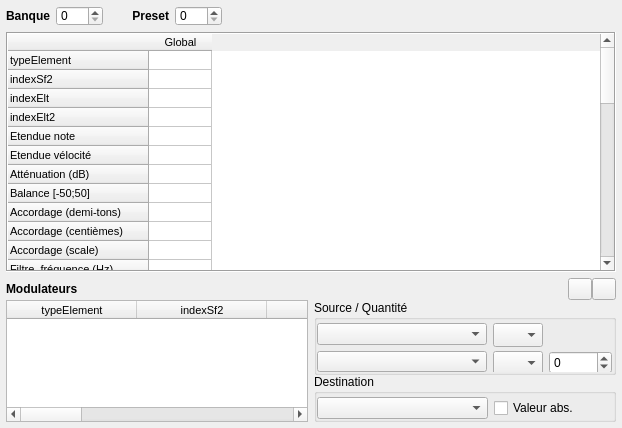
<?xml version="1.0" encoding="UTF-8"?>
<ui version="4.0">
 <class>Page_Prst</class>
 <widget class="QWidget" name="Page_Prst">
  <property name="geometry">
   <rect>
    <x>0</x>
    <y>0</y>
    <width>622</width>
    <height>428</height>
   </rect>
  </property>
  <property name="windowTitle">
   <string>Form</string>
  </property>
  <layout class="QVBoxLayout" name="verticalLayout">
   <property name="spacing">
    <number>0</number>
   </property>
   <property name="margin">
    <number>6</number>
   </property>
   <item>
    <layout class="QHBoxLayout" name="horizontalLayout">
     <property name="spacing">
      <number>6</number>
     </property>
     <property name="topMargin">
      <number>0</number>
     </property>
     <property name="bottomMargin">
      <number>6</number>
     </property>
     <item>
      <widget class="QLabel" name="label_2">
       <property name="minimumSize">
        <size>
         <width>0</width>
         <height>20</height>
        </size>
       </property>
       <property name="maximumSize">
        <size>
         <width>16777215</width>
         <height>20</height>
        </size>
       </property>
       <property name="font">
        <font>
         <weight>75</weight>
         <bold>true</bold>
        </font>
       </property>
       <property name="text">
        <string>Banque</string>
       </property>
       <property name="alignment">
        <set>Qt::AlignRight|Qt::AlignTrailing|Qt::AlignVCenter</set>
       </property>
      </widget>
     </item>
     <item>
      <widget class="SpinBox" name="spinBank">
       <property name="minimumSize">
        <size>
         <width>0</width>
         <height>20</height>
        </size>
       </property>
       <property name="maximumSize">
        <size>
         <width>60</width>
         <height>20</height>
        </size>
       </property>
       <property name="accelerated">
        <bool>true</bool>
       </property>
       <property name="maximum">
        <number>127</number>
       </property>
      </widget>
     </item>
     <item>
      <widget class="QLabel" name="label_3">
       <property name="minimumSize">
        <size>
         <width>60</width>
         <height>20</height>
        </size>
       </property>
       <property name="maximumSize">
        <size>
         <width>100</width>
         <height>20</height>
        </size>
       </property>
       <property name="font">
        <font>
         <weight>75</weight>
         <bold>true</bold>
        </font>
       </property>
       <property name="text">
        <string>Preset</string>
       </property>
       <property name="alignment">
        <set>Qt::AlignRight|Qt::AlignTrailing|Qt::AlignVCenter</set>
       </property>
      </widget>
     </item>
     <item>
      <widget class="SpinBox" name="spinPreset">
       <property name="minimumSize">
        <size>
         <width>0</width>
         <height>20</height>
        </size>
       </property>
       <property name="maximumSize">
        <size>
         <width>60</width>
         <height>20</height>
        </size>
       </property>
       <property name="accelerated">
        <bool>true</bool>
       </property>
       <property name="maximum">
        <number>127</number>
       </property>
      </widget>
     </item>
     <item>
      <spacer name="horizontalSpacer">
       <property name="orientation">
        <enum>Qt::Horizontal</enum>
       </property>
       <property name="sizeHint" stdset="0">
        <size>
         <width>40</width>
         <height>20</height>
        </size>
       </property>
      </spacer>
     </item>
    </layout>
   </item>
   <item>
    <widget class="TableWidgetPrst" name="tablePrst">
     <property name="font">
      <font>
       <pointsize>8</pointsize>
      </font>
     </property>
     <property name="frameShape">
      <enum>QFrame::Box</enum>
     </property>
     <property name="frameShadow">
      <enum>QFrame::Sunken</enum>
     </property>
     <property name="autoScrollMargin">
      <number>16</number>
     </property>
     <property name="editTriggers">
      <set>QAbstractItemView::AnyKeyPressed|QAbstractItemView::DoubleClicked|QAbstractItemView::SelectedClicked</set>
     </property>
     <property name="textElideMode">
      <enum>Qt::ElideRight</enum>
     </property>
     <property name="horizontalScrollMode">
      <enum>QAbstractItemView::ScrollPerPixel</enum>
     </property>
     <property name="rowCount">
      <number>41</number>
     </property>
     <property name="columnCount">
      <number>1</number>
     </property>
     <attribute name="horizontalHeaderDefaultSectionSize">
      <number>63</number>
     </attribute>
     <attribute name="horizontalHeaderMinimumSectionSize">
      <number>18</number>
     </attribute>
     <attribute name="verticalHeaderDefaultSectionSize">
      <number>19</number>
     </attribute>
     <attribute name="verticalHeaderMinimumSectionSize">
      <number>19</number>
     </attribute>
     <row>
      <property name="text">
       <string>typeElement</string>
      </property>
     </row>
     <row>
      <property name="text">
       <string>indexSf2</string>
      </property>
     </row>
     <row>
      <property name="text">
       <string>indexElt</string>
      </property>
     </row>
     <row>
      <property name="text">
       <string>indexElt2</string>
      </property>
     </row>
     <row>
      <property name="text">
       <string>Etendue note</string>
      </property>
     </row>
     <row>
      <property name="text">
       <string>Etendue vélocité</string>
      </property>
     </row>
     <row>
      <property name="text">
       <string>Atténuation (dB)</string>
      </property>
     </row>
     <row>
      <property name="text">
       <string>Balance [-50;50]</string>
      </property>
     </row>
     <row>
      <property name="text">
       <string>Accordage (demi-tons)</string>
      </property>
     </row>
     <row>
      <property name="text">
       <string>Accordage (centièmes)</string>
      </property>
     </row>
     <row>
      <property name="text">
       <string>Accordage (scale)</string>
      </property>
     </row>
     <row>
      <property name="text">
       <string>Filtre, fréquence (Hz)</string>
      </property>
      <property name="font">
       <font>
        <weight>50</weight>
        <bold>false</bold>
       </font>
      </property>
     </row>
     <row>
      <property name="text">
       <string>Filtre, résonance (dB)</string>
      </property>
     </row>
     <row>
      <property name="text">
       <string>Vol env delay (s)</string>
      </property>
     </row>
     <row>
      <property name="text">
       <string>Vol env attack (s)</string>
      </property>
     </row>
     <row>
      <property name="text">
       <string>Vol env hold (s)</string>
      </property>
     </row>
     <row>
      <property name="text">
       <string>Vol env decay (s)</string>
      </property>
     </row>
     <row>
      <property name="text">
       <string>Vol env sustain (dB)</string>
      </property>
     </row>
     <row>
      <property name="text">
       <string>Vol env release (s)</string>
      </property>
     </row>
     <row>
      <property name="text">
       <string>Note → Vol env hold (c)</string>
      </property>
     </row>
     <row>
      <property name="text">
       <string>Note → Vol env decay (c)</string>
      </property>
     </row>
     <row>
      <property name="text">
       <string>Mod env delay (s)</string>
      </property>
     </row>
     <row>
      <property name="text">
       <string>Mod env attack (s)</string>
      </property>
     </row>
     <row>
      <property name="text">
       <string>Mod env hold (s)</string>
      </property>
     </row>
     <row>
      <property name="text">
       <string>Mod env decay (s)</string>
      </property>
     </row>
     <row>
      <property name="text">
       <string>Mod env sustain (dB)</string>
      </property>
     </row>
     <row>
      <property name="text">
       <string>Mod env release (s)</string>
      </property>
     </row>
     <row>
      <property name="text">
       <string>Mod env → ton (c)</string>
      </property>
     </row>
     <row>
      <property name="text">
       <string>Mod env → filtre (c)</string>
      </property>
     </row>
     <row>
      <property name="text">
       <string>Note → Mod env hold (c)</string>
      </property>
     </row>
     <row>
      <property name="text">
       <string>Note → Mod env decay (c)</string>
      </property>
     </row>
     <row>
      <property name="text">
       <string>Mod LFO delay (s)</string>
      </property>
     </row>
     <row>
      <property name="text">
       <string>Mod LFO freq (Hz)</string>
      </property>
     </row>
     <row>
      <property name="text">
       <string>Mod LFO → ton (c)</string>
      </property>
     </row>
     <row>
      <property name="text">
       <string>Mod LFO → filtre (c)</string>
      </property>
     </row>
     <row>
      <property name="text">
       <string>Mod LFO → volume (dB)</string>
      </property>
     </row>
     <row>
      <property name="text">
       <string>Vib LFO delay (s)</string>
      </property>
     </row>
     <row>
      <property name="text">
       <string>Vib LFO freq (Hz)</string>
      </property>
     </row>
     <row>
      <property name="text">
       <string>Vib LFO → ton (c)</string>
      </property>
     </row>
     <row>
      <property name="text">
       <string>Chorus (%)</string>
      </property>
     </row>
     <row>
      <property name="text">
       <string>Réverbération (%)</string>
      </property>
     </row>
     <column>
      <property name="text">
       <string>Global</string>
      </property>
     </column>
     <item row="13" column="0">
      <property name="text">
       <string/>
      </property>
     </item>
     <item row="14" column="0">
      <property name="text">
       <string/>
      </property>
     </item>
    </widget>
   </item>
   <item>
    <widget class="QFrame" name="dockWidget">
     <property name="maximumSize">
      <size>
       <width>16777215</width>
       <height>150</height>
      </size>
     </property>
     <property name="frameShape">
      <enum>QFrame::NoFrame</enum>
     </property>
     <property name="frameShadow">
      <enum>QFrame::Raised</enum>
     </property>
     <layout class="QVBoxLayout" name="verticalLayout_7">
      <property name="spacing">
       <number>0</number>
      </property>
      <property name="leftMargin">
       <number>0</number>
      </property>
      <property name="topMargin">
       <number>6</number>
      </property>
      <property name="rightMargin">
       <number>0</number>
      </property>
      <property name="bottomMargin">
       <number>0</number>
      </property>
      <item>
       <layout class="QHBoxLayout" name="horizontalLayout_6">
        <property name="topMargin">
         <number>0</number>
        </property>
        <item>
         <widget class="QLabel" name="label">
          <property name="maximumSize">
           <size>
            <width>16777215</width>
            <height>30</height>
           </size>
          </property>
          <property name="font">
           <font>
            <weight>75</weight>
            <bold>true</bold>
           </font>
          </property>
          <property name="text">
           <string>Modulateurs</string>
          </property>
         </widget>
        </item>
        <item>
         <widget class="QPushButton" name="pushNouveauMod">
          <property name="maximumSize">
           <size>
            <width>24</width>
            <height>24</height>
           </size>
          </property>
          <property name="text">
           <string/>
          </property>
          <property name="icon">
           <iconset resource="../ressources.qrc">
            <normaloff>:/icones/add</normaloff>:/icones/add</iconset>
          </property>
         </widget>
        </item>
        <item>
         <widget class="QPushButton" name="pushSupprimerMod">
          <property name="maximumSize">
           <size>
            <width>24</width>
            <height>24</height>
           </size>
          </property>
          <property name="text">
           <string/>
          </property>
          <property name="icon">
           <iconset resource="../ressources.qrc">
            <normaloff>:/icones/remove</normaloff>:/icones/remove</iconset>
          </property>
         </widget>
        </item>
       </layout>
      </item>
      <item>
       <widget class="QFrame" name="frame_3">
        <property name="maximumSize">
         <size>
          <width>16777215</width>
          <height>160</height>
         </size>
        </property>
        <property name="frameShape">
         <enum>QFrame::NoFrame</enum>
        </property>
        <property name="frameShadow">
         <enum>QFrame::Raised</enum>
        </property>
        <layout class="QHBoxLayout" name="horizontalLayout_7">
         <property name="margin">
          <number>0</number>
         </property>
         <item>
          <widget class="TableWidgetMod" name="tableMod">
           <property name="maximumSize">
            <size>
             <width>800</width>
             <height>16777215</height>
            </size>
           </property>
           <property name="font">
            <font>
             <pointsize>8</pointsize>
             <weight>50</weight>
             <bold>false</bold>
            </font>
           </property>
           <property name="editTriggers">
            <set>QAbstractItemView::NoEditTriggers</set>
           </property>
           <property name="tabKeyNavigation">
            <bool>false</bool>
           </property>
           <property name="showDropIndicator" stdset="0">
            <bool>false</bool>
           </property>
           <property name="dragDropOverwriteMode">
            <bool>false</bool>
           </property>
           <property name="selectionMode">
            <enum>QAbstractItemView::SingleSelection</enum>
           </property>
           <property name="selectionBehavior">
            <enum>QAbstractItemView::SelectRows</enum>
           </property>
           <property name="verticalScrollMode">
            <enum>QAbstractItemView::ScrollPerItem</enum>
           </property>
           <property name="columnCount">
            <number>9</number>
           </property>
           <attribute name="horizontalHeaderDefaultSectionSize">
            <number>130</number>
           </attribute>
           <attribute name="horizontalHeaderHighlightSections">
            <bool>false</bool>
           </attribute>
           <attribute name="horizontalHeaderMinimumSectionSize">
            <number>18</number>
           </attribute>
           <attribute name="horizontalHeaderStretchLastSection">
            <bool>true</bool>
           </attribute>
           <attribute name="verticalHeaderVisible">
            <bool>false</bool>
           </attribute>
           <attribute name="verticalHeaderDefaultSectionSize">
            <number>19</number>
           </attribute>
           <column>
            <property name="text">
             <string>typeElement</string>
            </property>
           </column>
           <column>
            <property name="text">
             <string>indexSf2</string>
            </property>
           </column>
           <column>
            <property name="text">
             <string>indexElt</string>
            </property>
           </column>
           <column>
            <property name="text">
             <string>indexElt2</string>
            </property>
           </column>
           <column>
            <property name="text">
             <string>indexMod</string>
            </property>
           </column>
           <column>
            <property name="text">
             <string>#</string>
            </property>
            <property name="font">
             <font>
              <weight>75</weight>
              <bold>true</bold>
             </font>
            </property>
           </column>
           <column>
            <property name="text">
             <string>Source</string>
            </property>
            <property name="font">
             <font>
              <weight>75</weight>
              <bold>true</bold>
             </font>
            </property>
           </column>
           <column>
            <property name="text">
             <string>Quantité</string>
            </property>
            <property name="font">
             <font>
              <weight>75</weight>
              <bold>true</bold>
             </font>
            </property>
           </column>
           <column>
            <property name="text">
             <string>Destination</string>
            </property>
            <property name="font">
             <font>
              <weight>75</weight>
              <bold>true</bold>
             </font>
            </property>
           </column>
          </widget>
         </item>
         <item>
          <widget class="QWidget" name="widget_3" native="true">
           <layout class="QVBoxLayout" name="verticalLayout_8">
            <property name="margin">
             <number>0</number>
            </property>
            <item>
             <widget class="QGroupBox" name="groupBox_4">
              <property name="sizePolicy">
               <sizepolicy hsizetype="Expanding" vsizetype="Preferred">
                <horstretch>0</horstretch>
                <verstretch>0</verstretch>
               </sizepolicy>
              </property>
              <property name="minimumSize">
               <size>
                <width>0</width>
                <height>75</height>
               </size>
              </property>
              <property name="title">
               <string>Source / Quantité</string>
              </property>
              <layout class="QHBoxLayout" name="horizontalLayout_8">
               <property name="spacing">
                <number>6</number>
               </property>
               <property name="leftMargin">
                <number>0</number>
               </property>
               <property name="topMargin">
                <number>3</number>
               </property>
               <property name="rightMargin">
                <number>0</number>
               </property>
               <property name="bottomMargin">
                <number>0</number>
               </property>
               <item>
                <layout class="QVBoxLayout" name="verticalLayout_9">
                 <item>
                  <widget class="ComboBox" name="comboSource1">
                   <property name="font">
                    <font>
                     <weight>50</weight>
                     <bold>false</bold>
                    </font>
                   </property>
                   <property name="sizeAdjustPolicy">
                    <enum>QComboBox::AdjustToContents</enum>
                   </property>
                  </widget>
                 </item>
                 <item>
                  <widget class="ComboBox" name="comboSource2">
                   <property name="font">
                    <font>
                     <weight>50</weight>
                     <bold>false</bold>
                    </font>
                   </property>
                  </widget>
                 </item>
                </layout>
               </item>
               <item>
                <widget class="QFrame" name="frame_4">
                 <property name="minimumSize">
                  <size>
                   <width>120</width>
                   <height>0</height>
                  </size>
                 </property>
                 <property name="maximumSize">
                  <size>
                   <width>120</width>
                   <height>16777215</height>
                  </size>
                 </property>
                 <property name="frameShape">
                  <enum>QFrame::NoFrame</enum>
                 </property>
                 <property name="frameShadow">
                  <enum>QFrame::Raised</enum>
                 </property>
                 <layout class="QVBoxLayout" name="verticalLayout_10">
                  <property name="margin">
                   <number>0</number>
                  </property>
                  <item>
                   <widget class="TableComboBox" name="comboCourbeSource1">
                    <property name="minimumSize">
                     <size>
                      <width>0</width>
                      <height>24</height>
                     </size>
                    </property>
                    <property name="maximumSize">
                     <size>
                      <width>50</width>
                      <height>24</height>
                     </size>
                    </property>
                    <property name="font">
                     <font>
                      <weight>50</weight>
                      <bold>false</bold>
                     </font>
                    </property>
                    <property name="sizeAdjustPolicy">
                     <enum>QComboBox::AdjustToContents</enum>
                    </property>
                    <property name="modelColumn">
                     <number>0</number>
                    </property>
                   </widget>
                  </item>
                  <item>
                   <widget class="QFrame" name="frame_5">
                    <property name="minimumSize">
                     <size>
                      <width>0</width>
                      <height>24</height>
                     </size>
                    </property>
                    <property name="frameShape">
                     <enum>QFrame::NoFrame</enum>
                    </property>
                    <property name="frameShadow">
                     <enum>QFrame::Raised</enum>
                    </property>
                    <layout class="QHBoxLayout" name="horizontalLayout_9">
                     <property name="margin">
                      <number>0</number>
                     </property>
                     <item>
                      <widget class="TableComboBox" name="comboCourbeSource2">
                       <property name="minimumSize">
                        <size>
                         <width>0</width>
                         <height>24</height>
                        </size>
                       </property>
                       <property name="maximumSize">
                        <size>
                         <width>50</width>
                         <height>24</height>
                        </size>
                       </property>
                       <property name="font">
                        <font>
                         <weight>50</weight>
                         <bold>false</bold>
                        </font>
                       </property>
                       <property name="sizeAdjustPolicy">
                        <enum>QComboBox::AdjustToContents</enum>
                       </property>
                      </widget>
                     </item>
                     <item>
                      <widget class="QSpinBox" name="spinSource2">
                       <property name="maximumSize">
                        <size>
                         <width>63</width>
                         <height>16777215</height>
                        </size>
                       </property>
                       <property name="minimum">
                        <number>-32768</number>
                       </property>
                       <property name="maximum">
                        <number>32767</number>
                       </property>
                      </widget>
                     </item>
                    </layout>
                   </widget>
                  </item>
                 </layout>
                </widget>
               </item>
              </layout>
             </widget>
            </item>
            <item>
             <widget class="QGroupBox" name="groupBox_2">
              <property name="title">
               <string>Destination</string>
              </property>
              <layout class="QVBoxLayout" name="verticalLayout_11">
               <property name="leftMargin">
                <number>0</number>
               </property>
               <property name="topMargin">
                <number>3</number>
               </property>
               <property name="rightMargin">
                <number>0</number>
               </property>
               <property name="bottomMargin">
                <number>0</number>
               </property>
               <item>
                <layout class="QHBoxLayout" name="horizontalLayout_10">
                 <item>
                  <widget class="ComboBox" name="comboDestination">
                   <property name="font">
                    <font>
                     <weight>50</weight>
                     <bold>false</bold>
                    </font>
                   </property>
                  </widget>
                 </item>
                 <item>
                  <widget class="QCheckBox" name="checkAbs">
                   <property name="minimumSize">
                    <size>
                     <width>119</width>
                     <height>0</height>
                    </size>
                   </property>
                   <property name="maximumSize">
                    <size>
                     <width>118</width>
                     <height>16777215</height>
                    </size>
                   </property>
                   <property name="text">
                    <string>Valeur abs.</string>
                   </property>
                  </widget>
                 </item>
                </layout>
               </item>
              </layout>
             </widget>
            </item>
           </layout>
          </widget>
         </item>
        </layout>
       </widget>
      </item>
     </layout>
    </widget>
   </item>
  </layout>
 </widget>
 <customwidgets>
  <customwidget>
   <class>TableWidgetMod</class>
   <extends>QTableWidget</extends>
   <header>page.h</header>
  </customwidget>
  <customwidget>
   <class>TableComboBox</class>
   <extends>QComboBox</extends>
   <header>page.h</header>
   <slots>
    <signal>clicked(int,int)</signal>
    <signal>editingFinished()</signal>
   </slots>
  </customwidget>
  <customwidget>
   <class>ComboBox</class>
   <extends>QComboBox</extends>
   <header>page.h</header>
   <slots>
    <signal>clicked(int)</signal>
   </slots>
  </customwidget>
  <customwidget>
   <class>TableWidgetPrst</class>
   <extends>QTableWidget</extends>
   <header>page_prst.h</header>
  </customwidget>
  <customwidget>
   <class>SpinBox</class>
   <extends>QSpinBox</extends>
   <header>page_prst.h</header>
  </customwidget>
 </customwidgets>
 <resources>
  <include location="../ressources.qrc"/>
 </resources>
 <connections>
  <connection>
   <sender>tablePrst</sender>
   <signal>cellChanged(int,int)</signal>
   <receiver>Page_Prst</receiver>
   <slot>set(int,int)</slot>
   <hints>
    <hint type="sourcelabel">
     <x>159</x>
     <y>119</y>
    </hint>
    <hint type="destinationlabel">
     <x>159</x>
     <y>119</y>
    </hint>
   </hints>
  </connection>
  <connection>
   <sender>tablePrst</sender>
   <signal>itemSelectionChanged()</signal>
   <receiver>Page_Prst</receiver>
   <slot>selected()</slot>
   <hints>
    <hint type="sourcelabel">
     <x>159</x>
     <y>119</y>
    </hint>
    <hint type="destinationlabel">
     <x>159</x>
     <y>119</y>
    </hint>
   </hints>
  </connection>
  <connection>
   <sender>tableMod</sender>
   <signal>itemSelectionChanged()</signal>
   <receiver>Page_Prst</receiver>
   <slot>afficheEditMod()</slot>
   <hints>
    <hint type="sourcelabel">
     <x>158</x>
     <y>359</y>
    </hint>
    <hint type="destinationlabel">
     <x>310</x>
     <y>213</y>
    </hint>
   </hints>
  </connection>
  <connection>
   <sender>spinSource2</sender>
   <signal>editingFinished()</signal>
   <receiver>Page_Prst</receiver>
   <slot>setAmount()</slot>
   <hints>
    <hint type="sourcelabel">
     <x>580</x>
     <y>361</y>
    </hint>
    <hint type="destinationlabel">
     <x>310</x>
     <y>213</y>
    </hint>
   </hints>
  </connection>
  <connection>
   <sender>comboSource2</sender>
   <signal>clicked(int)</signal>
   <receiver>Page_Prst</receiver>
   <slot>setSource2(int)</slot>
   <hints>
    <hint type="sourcelabel">
     <x>404</x>
     <y>361</y>
    </hint>
    <hint type="destinationlabel">
     <x>310</x>
     <y>213</y>
    </hint>
   </hints>
  </connection>
  <connection>
   <sender>comboSource1</sender>
   <signal>clicked(int)</signal>
   <receiver>Page_Prst</receiver>
   <slot>setSource(int)</slot>
   <hints>
    <hint type="sourcelabel">
     <x>404</x>
     <y>332</y>
    </hint>
    <hint type="destinationlabel">
     <x>310</x>
     <y>213</y>
    </hint>
   </hints>
  </connection>
  <connection>
   <sender>comboDestination</sender>
   <signal>clicked(int)</signal>
   <receiver>Page_Prst</receiver>
   <slot>setDest(int)</slot>
   <hints>
    <hint type="sourcelabel">
     <x>404</x>
     <y>403</y>
    </hint>
    <hint type="destinationlabel">
     <x>310</x>
     <y>213</y>
    </hint>
   </hints>
  </connection>
  <connection>
   <sender>comboCourbeSource2</sender>
   <signal>clicked(int,int)</signal>
   <receiver>Page_Prst</receiver>
   <slot>setSourceAmountType(int,int)</slot>
   <hints>
    <hint type="sourcelabel">
     <x>517</x>
     <y>361</y>
    </hint>
    <hint type="destinationlabel">
     <x>310</x>
     <y>213</y>
    </hint>
   </hints>
  </connection>
  <connection>
   <sender>comboCourbeSource1</sender>
   <signal>clicked(int,int)</signal>
   <receiver>Page_Prst</receiver>
   <slot>setSourceType(int,int)</slot>
   <hints>
    <hint type="sourcelabel">
     <x>517</x>
     <y>331</y>
    </hint>
    <hint type="destinationlabel">
     <x>310</x>
     <y>213</y>
    </hint>
   </hints>
  </connection>
  <connection>
   <sender>checkAbs</sender>
   <signal>clicked()</signal>
   <receiver>Page_Prst</receiver>
   <slot>setAbs()</slot>
   <hints>
    <hint type="sourcelabel">
     <x>552</x>
     <y>402</y>
    </hint>
    <hint type="destinationlabel">
     <x>310</x>
     <y>213</y>
    </hint>
   </hints>
  </connection>
  <connection>
   <sender>pushNouveauMod</sender>
   <signal>clicked()</signal>
   <receiver>Page_Prst</receiver>
   <slot>nouveauMod()</slot>
   <hints>
    <hint type="sourcelabel">
     <x>569</x>
     <y>287</y>
    </hint>
    <hint type="destinationlabel">
     <x>310</x>
     <y>213</y>
    </hint>
   </hints>
  </connection>
  <connection>
   <sender>pushSupprimerMod</sender>
   <signal>clicked()</signal>
   <receiver>Page_Prst</receiver>
   <slot>supprimerMod()</slot>
   <hints>
    <hint type="sourcelabel">
     <x>599</x>
     <y>287</y>
    </hint>
    <hint type="destinationlabel">
     <x>310</x>
     <y>213</y>
    </hint>
   </hints>
  </connection>
  <connection>
   <sender>spinBank</sender>
   <signal>editingFinished()</signal>
   <receiver>Page_Prst</receiver>
   <slot>setBank()</slot>
   <hints>
    <hint type="sourcelabel">
     <x>80</x>
     <y>19</y>
    </hint>
    <hint type="destinationlabel">
     <x>310</x>
     <y>213</y>
    </hint>
   </hints>
  </connection>
  <connection>
   <sender>spinPreset</sender>
   <signal>editingFinished()</signal>
   <receiver>Page_Prst</receiver>
   <slot>setPreset()</slot>
   <hints>
    <hint type="sourcelabel">
     <x>199</x>
     <y>19</y>
    </hint>
    <hint type="destinationlabel">
     <x>310</x>
     <y>213</y>
    </hint>
   </hints>
  </connection>
 </connections>
 <slots>
  <slot>set(int,int)</slot>
  <slot>selected()</slot>
  <slot>setAmount()</slot>
  <slot>setAbs()</slot>
  <slot>afficheEditMod()</slot>
  <slot>setSourceAmountType(int,int)</slot>
  <slot>setSourceType(int,int)</slot>
  <slot>setDest(int)</slot>
  <slot>setSource(int)</slot>
  <slot>setSource2(int)</slot>
  <slot>nouveauMod()</slot>
  <slot>supprimerMod()</slot>
  <slot>setBank()</slot>
  <slot>setPreset()</slot>
 </slots>
</ui>
